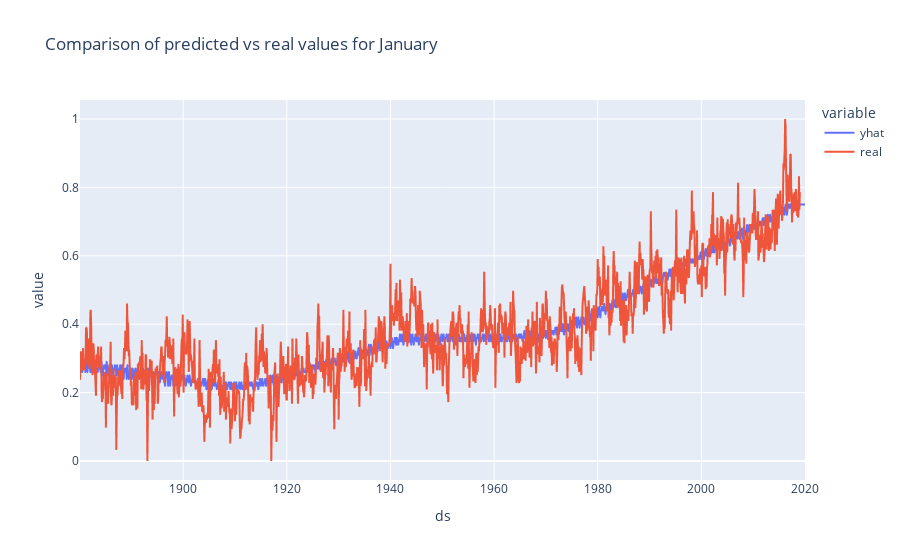

Notebook source saved alongside this figure:
### Code cell
px.line(forecast, x = "ds", y = ["yhat", "real"], title = "Comparison of predicted vs real values for January")

### Figure 1 — Plotly figure (JSON) as saved in the notebook; plotly's stock layout.template omitted (floating-point values rounded to 4 significant figures; data arrays with more than 128 entries replaced by an {"elided": "..."} marker saying what was removed)
{"data": [{"hovertemplate": "variable=yhat<br>ds=%{x}<br>value=%{y}<extra></extra>", "legendgroup": "yhat", "line": {"color": "#636efa", "dash": "solid"}, "marker": {"symbol": "circle"}, "mode": "lines", "name": "yhat", "showlegend": true, "type": "scattergl", "x": {"elided": "1669 str values"}, "xaxis": "x", "y": {"elided": "1669 float values"}, "yaxis": "y"}, {"hovertemplate": "variable=real<br>ds=%{x}<br>value=%{y}<extra></extra>", "legendgroup": "real", "line": {"color": "#EF553B", "dash": "solid"}, "marker": {"symbol": "circle"}, "mode": "lines", "name": "real", "showlegend": true, "type": "scattergl", "x": {"elided": "1669 str values"}, "xaxis": "x", "y": {"elided": "1669 float values"}, "yaxis": "y"}], "layout": {"legend": {"title": {"text": "variable"}, "tracegroupgap": 0}, "title": {"text": "Comparison of predicted vs real values for January"}, "xaxis": {"anchor": "y", "domain": [0, 1], "title": {"text": "ds"}}, "yaxis": {"anchor": "x", "domain": [0, 1], "title": {"text": "value"}}}}
